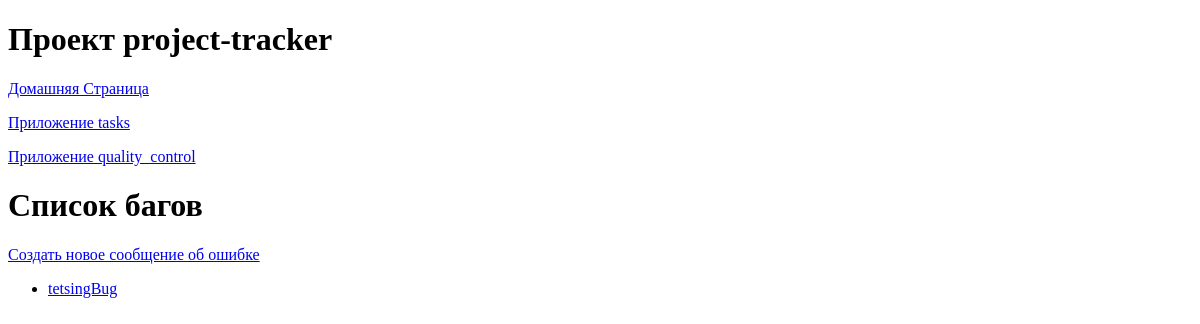
Before: /q/bugs/ with the older database file.
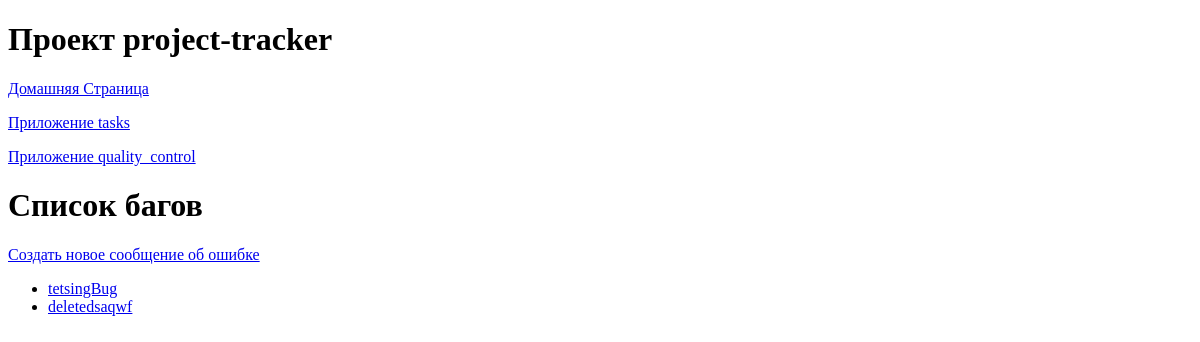
After: the same page with the newer database file.
### quality_control/models.py (models this page shows, shortened)
class BugReport(models.Model):
    STATUS_CHOICES = [
        ('New', 'Новый'),
        ('In_progress', 'В работе'),
        ('Completed', 'Завершен'),
    ]
    title = models.CharField(max_length=100)
    description = models.TextField()
    project = models.ForeignKey(
        Project,
        on_delete=models.CASCADE
    )
    task = models.ForeignKey(
        Task,
        on_delete=models.SET_NULL,
        null=True,
        blank=True
    )
    status = models.CharField(
        max_length=50,
        choices=STATUS_CHOICES,
        default='New',
    )
    priority = models.IntegerField()
    created_at = models.DateTimeField(auto_now_add=True)
    updated_at = models.DateTimeField(auto_now=True)

### quality_control/views.py (the view)
# urls.py: path('bugs/', views.BugListView.as_view(), name='bugs_list'),
class BugListView(ListView):
    model = BugReport
    context_object_name = 'bugs_list'
    template_name = 'quality_control/bugs_list.html'

### quality_control/templates/quality_control/bugs_list.html
{% extends 'base/base.html' %}
{% block content %}
    <h1>Список багов</h1>
    <p><a href="{% url 'quality_control:create_bugreport' %}">Создать новое сообщение об ошибке</a></p>
    <ul>
        {% for bug in bugs_list %}
            <li><a href="{% url 'quality_control:bug_detail' bug.id %}">{{ bug.title }}</a></li>
        {% endfor %}
    </ul>
{% endblock %}

### templates/base/base.html (shortened to what this page needs)
<!DOCTYPE html>
<html lang="en">
<head>
</head>
<body>
    <header>
        <h1>Проект project-tracker</h1>
    </header>
    {% include 'base/nav.html' only with param='Django' %}
    <main>
        {% block content %}{% endblock %}
    </main>
</body>
</html>

### templates/base/nav.html (shortened to what this page needs)
<nav>
    <a href="http://127.0.0.1:8000/">Домашняя Страница</a>
    <a href="{% url 'tasks:index' %}">Приложение tasks</a>
    <a href="{% url 'quality_control:index' %}">Приложение quality_control</a>
</nav>

Changed rows visible on the page:
added BugReport: title "deletedsaqwf"
